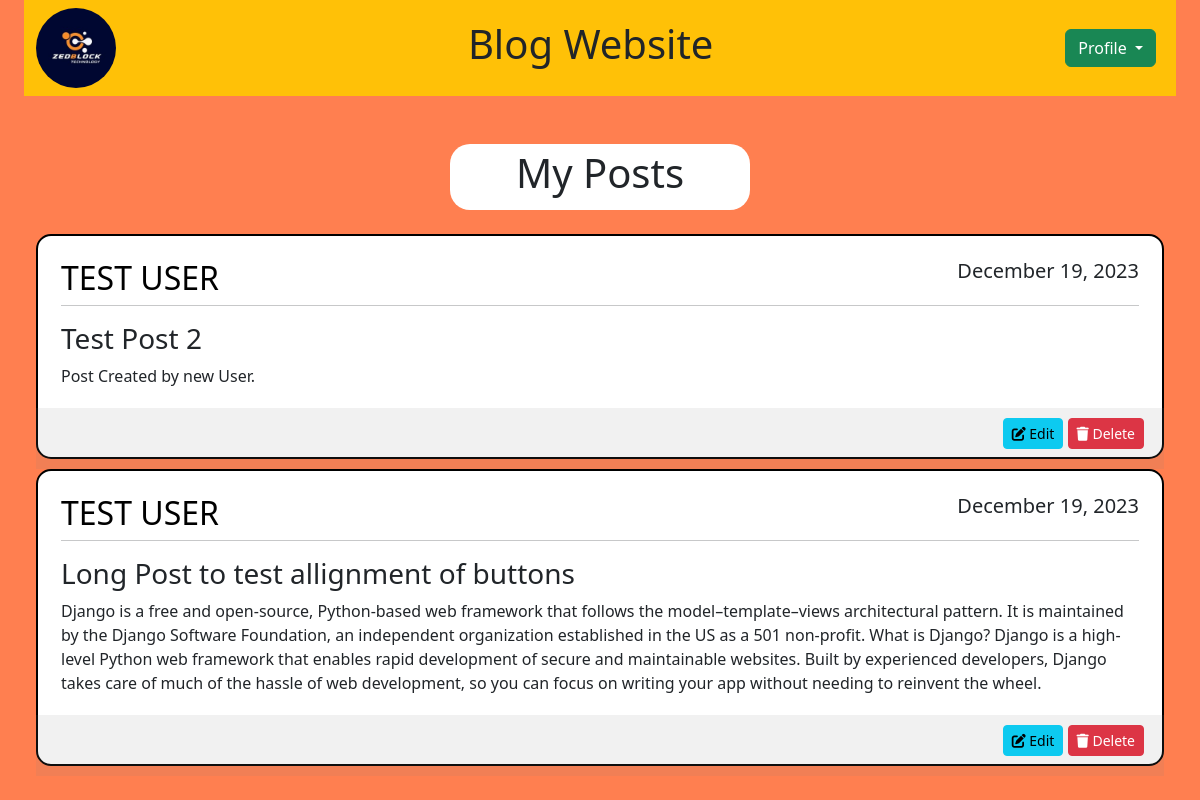
/mypost/ (signed in), run on an earlier commit of the app's database.
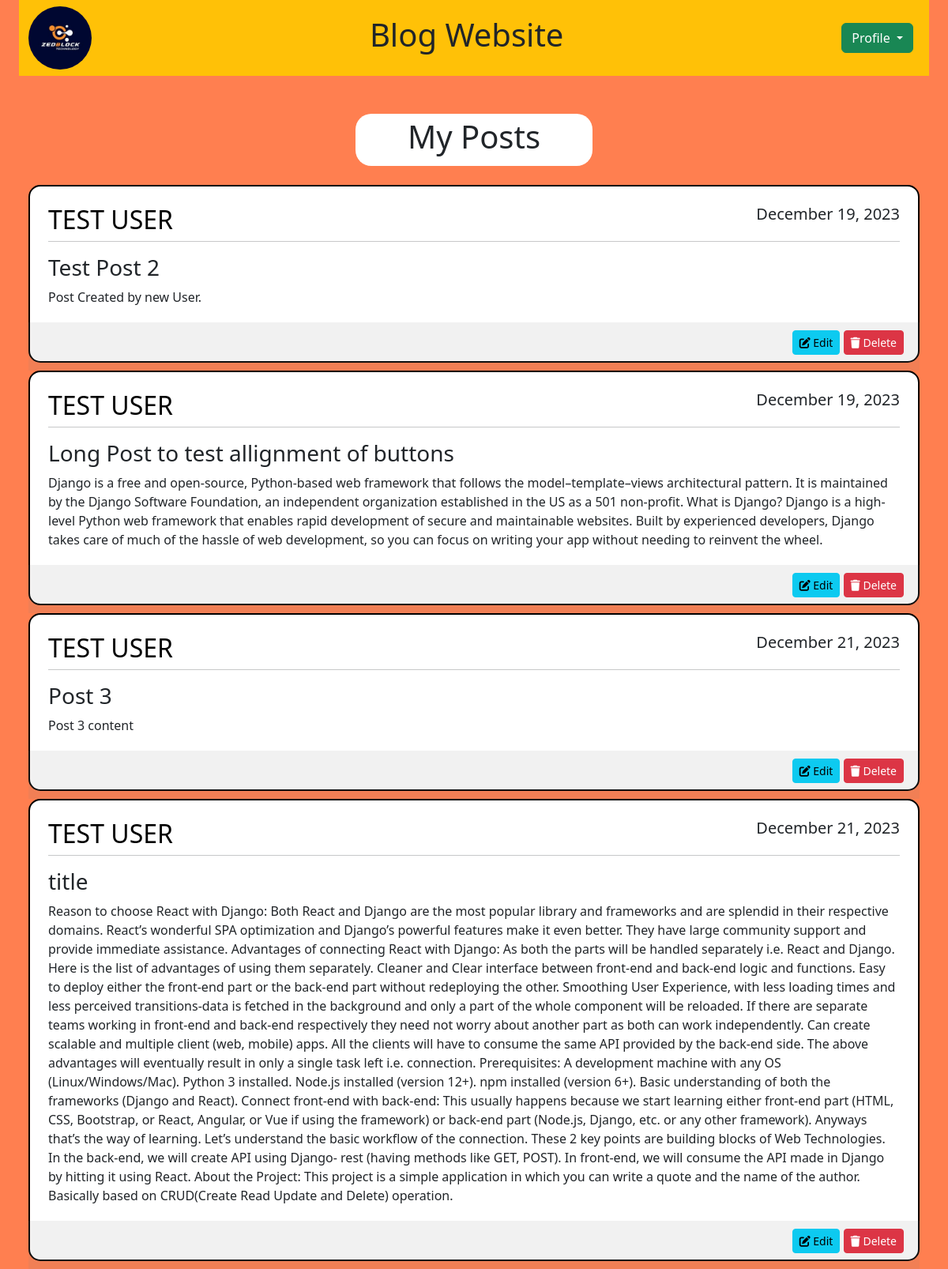
And on a later commit of the database.
### blog_app/models.py (models this page shows, shortened)
class Post(models.Model):
    title = models.CharField(max_length=100)
    content = models.TextField()
    date_posted = models.DateTimeField(default=timezone.now)
    author = models.ForeignKey(User, on_delete=models.CASCADE)

### blog_app/views.py (the view)
# urls.py: path('mypost/', views.my_post, name='my-post'),
def my_post(request):
    if request.user.is_authenticated:
        context = {
            'posts': Post.objects.filter(author=request.user)
        }
        return render(request, 'blog_app/my_post.html', context)
    else:
        messages.error(request, 'KINDLY LOGIN TO VIEW YOUR POSTS')
        return redirect('/login')

### blog_app/templates/blog_app/my_post.html (shortened to what this page needs)
{% extends 'blog_app/base.html' %}
{% block content %}
{% load static %}
<div class="container custom-container">
    <nav class="navbar navbar-light bg-warning">
        <div class="container-fluid">
            <a href="/home"><img class="rounded-circle" src="{% static 'image/logo.png' %}" alt="" height="80"></a>
            <h1>Blog Website</h1>
            <form class="form-inline my-2 my-lg-0">
                <div class="dropdown me-2">
                    <button class="btn btn-success dropdown-toggle" type="button" id="dropdownMenuButton" data-bs-toggle="dropdown" aria-haspopup="true" aria-expanded="false">
                        Profile
                    </button>
                </div>
            </form>
        </div>
    </nav>
    <br><br>
    <div class="container custom-container" style="max-width: 300px ; border-radius: 20px; padding-top: 5px; padding-bottom: 5px; background-color:#ffffff; text-align: center ">
        <h1>My Posts </h1>
    </div>
    <br>
    <div class="container custom-container" style="max-width: 1350px ;">
        {% for post in posts %}
        <article class="media content-section">
            <div class="media-body" style="border: 2px solid black; padding: 23px; margin-bottom: 10px; background-color:#ffffff; border-radius:15px ;">
                <div class="article-metadata">
                    <h2 class="text-uppercase" style="text-align:left;float:left; color: #000000;">{{ post.author }}</h2>
                    <h5 style="text-align:right;float:right;">{{ post.date_posted|date:"F d, Y" }}</h5>
                    <hr style="clear:both;" />
                </div>
                <h3>{{ post.title }}</h3>
                <p class="article-content">{{ post.content }}</p>
                <div class="card-footer" style="text-align:right; margin: 20px -25px -35px;background-color:rgba(129,127,127,0.11); padding: 10px 20px 20px;">
                    <a class="btn btn-sm btn-info" href="/edit/{{post.id}}"><i class="fa-solid fa-pen-to-square"></i> Edit</a>
                    <a class="btn btn-sm btn-danger" href="/delete/{{post.id}}"> <i class="fa-solid fa-trash"></i> Delete</a>
                </div>
            </div>
        </article>
        {% endfor %}
    </div>
</div>
{% endblock %}

What changed in the data, as far as the page shows it:
added Post: author "TEST USER", date_posted "December 21, 2023", title "Post 3", content "Post 3 content"
added Post: author "TEST USER", date_posted "December 21, 2023", title "title", content "Reason to choose React with Django: Both React and Django are the most popular library and frameworks and are splendid in their respective domains. React’s wonderful SPA optimization and Django’s powerful features make it even better. They have large community support and provide immediate assistance. Advantages of connecting React with Django: As both the parts will be handled separately i.e. React and Django. Here is the list of advantages of using them separately. Cleaner and Clear interface between front-end and back-end logic and functions. Easy to deploy either the front-end part or the back-end part without redeploying the other. Smoothing User Experience, with less loading times and…"
